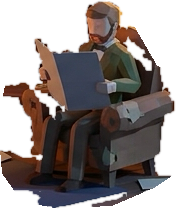
#> input picture living/assets/plate/chair.png, 176 x 209 px
$ python -i shotgate.py   (imports and definitions only)
#> lines starting #> are read from the running program, lines starting #| are printed output that depends on the picture
#> further down, picture is the input picture: PIL image 176x209 RGBA; mean R, G, B, A 74.1, 56.8, 49.6, 153.5
#!/usr/bin/env python3
"""shotgate.py -- SHOTGEN lane gates for a fused still-shot candidate.

The _nomangate.py prototype gate set, generalized, with thresholds pinned to
the ACCEPTED prototype's own numbers (A-noman-cand1, owner pick 2026-08-17):

(a) IDENTITY (+-20 law): mean R-B of the darkest 2% of pixels inside each
    declared character box, candidate vs THE SEED's same box. The seed is the
    real staged tableau -- its actors passed the canonical identity gates
    upstream (strip/canonical law), so the seed cluster IS the canonical
    measured under this unit's light (the gate_b.py law: "canonical measured
    on the seed"). Accepted prototype: cand1 vs seed deltas 5.0 / 6.2.
(b) SAME-PLACE continuity vs the SEED: 640x360 gray, Sobel magnitude, 2px
    gaussian blur, normalized cross-correlation -- GLOBAL >= 0.71 (accepted
    0.711) and each 2x2 QUADRANT >= 0.60 (accepted min region 0.606,
    the racks-class number).
(c) REGISTER, saturation-weighted 36-bin hue histogram intersection +
    mean HSV sat/value deltas, thresholds the accepted prototype's own:
    intersection >= 0.29 (accepted 0.298), |sat delta| <= 0.10 (accepted
    0.006), |val delta| <= 0.25 (accepted 0.183). GATED vs the SEED (the
    staged register the reader saw -- the prototype's seed sat ON its state
    plate, so seed-register == plate-register there; some units run under a
    dim/grade the bare plate file does not carry). The bare state-plate
    numbers are REPORTED as info.

Usage: shotgate.py <config.json> <candidate.png> [...more candidates]
config: { "seed": path, "plate": path, "boxes": {"WHO": [x0,y0,x1,y1]} }
        boxes in 1366x768 frame px (both seed and candidate are resized).
Prints JSON; exit 0 if ANY candidate passes all gates.
"""
import json
import sys

import numpy as np
from PIL import Image, ImageFilter

NCC_GLOBAL_MIN = 0.71
NCC_QUAD_MIN = 0.60
IDENT_TOL = 20.0
HUE_MIN = 0.29
SAT_MAX = 0.10
VAL_MAX = 0.25
W, H = 1366, 768


def load(path):
    return Image.open(path).convert('RGB').resize((W, H), Image.LANCZOS)


# [9 lines left out: function head_cluster, not called in this run]


def edges(img):
    g = np.asarray(img.convert('L').resize((640, 360), Image.LANCZOS),
                   dtype=np.float32)
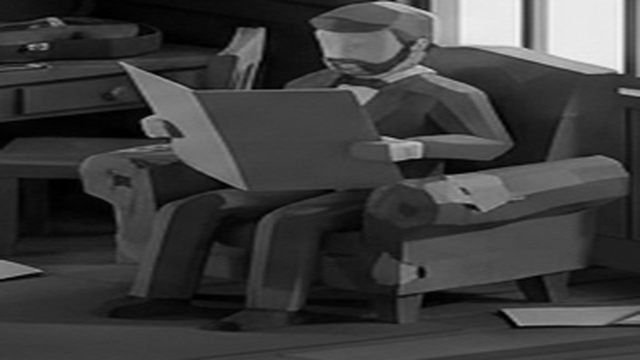
#> g: shape (360, 640) float32; min 0, max 245, mean 61.2
    gx = np.zeros_like(g); gy = np.zeros_like(g)
    gx[:, 1:-1] = g[:, 2:] - g[:, :-2]
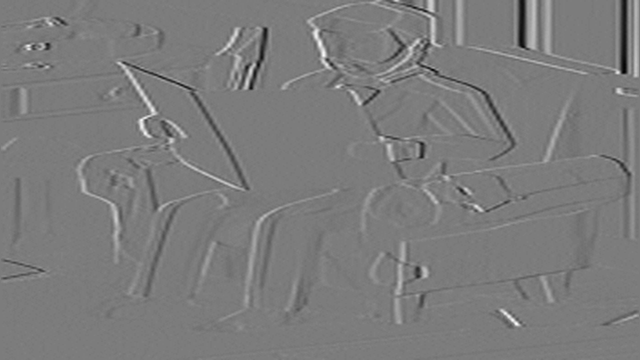
#> gx: shape (360, 640) float32; min -75, max 79, mean 0.1; drawn with min black and max white
    gy[1:-1, :] = g[2:, :] - g[:-2, :]
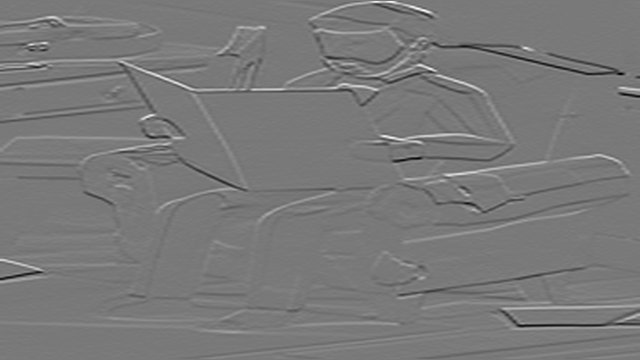
#> gy: shape (360, 640) float32; min -139, max 152, mean -0.1; drawn with min black and max white
    m = np.hypot(gx, gy)
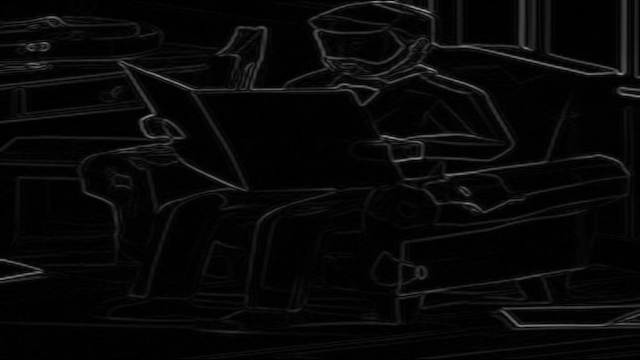
#> m: shape (360, 640) float32; min 0, max 158.2, mean 7.9
    m = np.asarray(Image.fromarray(np.clip(m, 0, 255).astype(np.uint8))
                   .filter(ImageFilter.GaussianBlur(2)), dtype=np.float32)
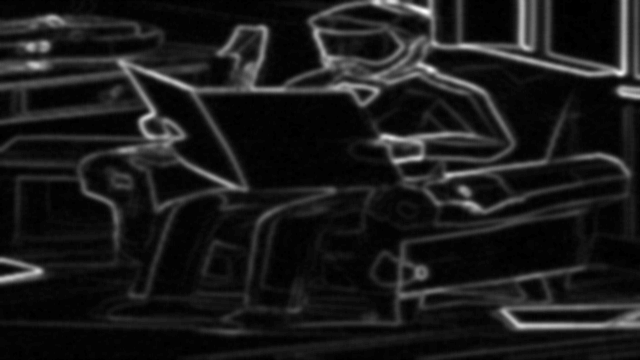
#> m: shape (360, 640) float32; min 0, max 73, mean 7.7; drawn with min black and max white
    return m


# [60 lines left out: functions ncc, hue_hist, main, not called in this run]


# [2 lines not run here, left out]

>>> from PIL import Image
>>> picture = Image.open('../../living/assets/plate/chair.png')
>>> result = edges(picture)
